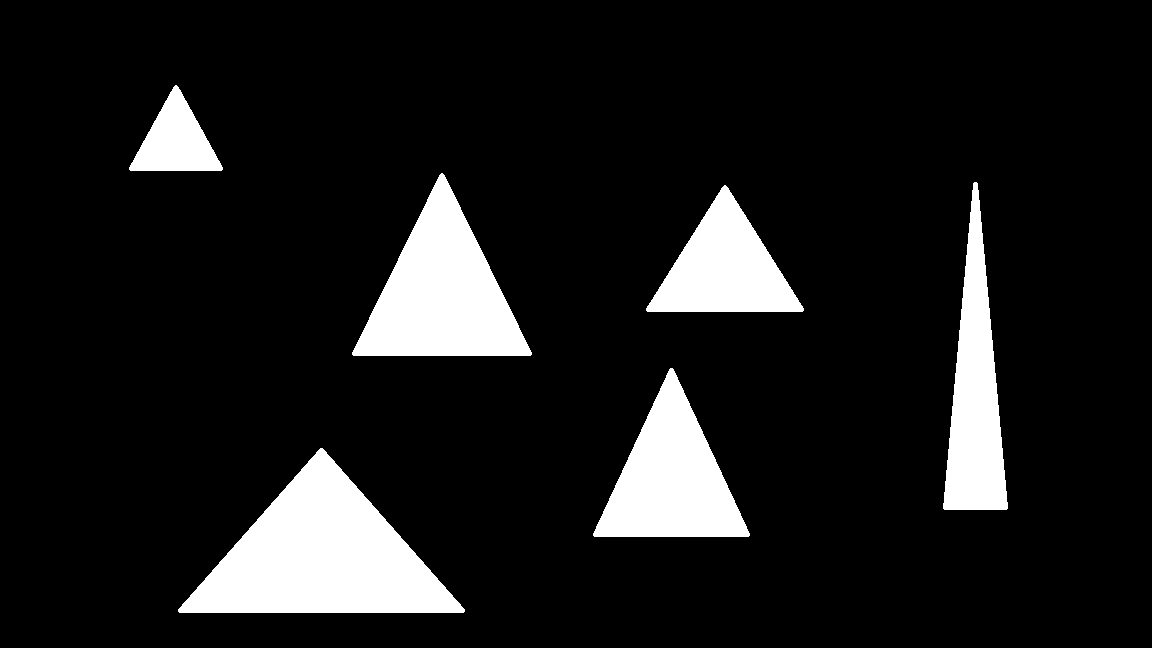
#> input picture Dataset/Triangles/Inverted/1.png, 1152 x 648 px, found by its file name; its folder holds 4 pictures in this run
$ jupyter execute build_dataset.ipynb
#> lines starting #> are read from the running program, lines starting #| are printed output that depends on the picture; after the words box and inside, x2 and y2 are one past the last pixel; in counts of white or black regions, pixels touching at a corner belong together
[cell 1]
import cv2 as cv
import os

[cell 2]
def resize(img, scale = 0.1):
    width = int(img.shape[1] * scale)
    height = int(img.shape[0] * scale)
    dimensions = (width, height)
    return cv.resize(img, dimensions, interpolation=cv.INTER_AREA)

[cell 3]
img_DIR = r"B:\Projects\Neural Networks\Dataset\Triangles\Inverted"
final_DIR = r"B:\Projects\Neural Networks\Dataset\Triangles\Inverted\Binary"

[cell 4]
img_list = os.listdir(img_DIR)
print(img_list)
print(len(img_list))
for p in range(len(img_DIR)):
    try:
        if p == len(img_list):
            break
        img = cv.imread(os.path.join(img_DIR, img_list[p]))
#> img is the input picture: shape (648, 1152, 3); 10.9% white; 6 white regions, box (x1, y1, x2, y2) and area: (178, 448, 465, 613) 24345, (352, 173, 532, 356) 17008, (593, 368, 750, 537) 13765, (943, 182, 1008, 510) 11467, (646, 185, 804, 312) 10448, (129, 85, 223, 171) 4311
        img_resize = resize(img)
#> in resize, `return cv.resize(img, dimensions, interpolation=cv.INTER_AREA)`:
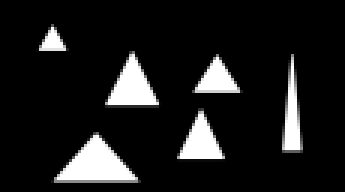
#> returned value: shape (64, 115, 3) (shown 3 times larger); min 0, max 255, mean 27.8
        bin_img = []
        for i in range (len(img_resize)):
            row_list = []
            for j in range(len(img_resize[i])):
                if img_resize[i][j][0] != 0:
                    row_list.append(1)
                else:
                    row_list.append(0)
            bin_img.append(row_list)
#> this loop made 64 passes
#> after the loop, bin_img = 64 items
        file_name = img_list[p].split(".")
        file = open(os.path.join(final_DIR, f"{file_name[0]}.txt"), "w")
        for i in range(len(bin_img)):
            for j in range(len(bin_img[i])):
                file.write(str(bin_img[i][j]))
            """if i != len(bin_img) - 1:
                file.write("b")"""
        file.close()
    except:
        print(f"Not an image: {img_list[p]}")
        print("Skipped...")
#> pass 2 of the loop `for p in range(len(img_DIR)):`:
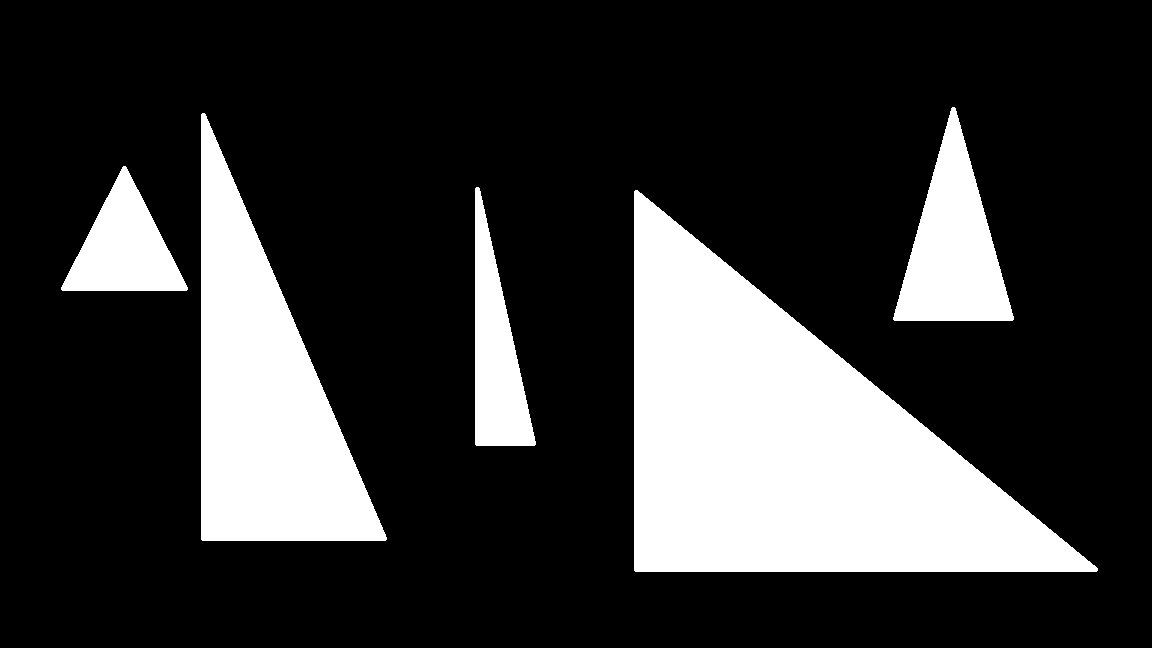
#> input picture Dataset/Triangles/Inverted/10.png, 1152 x 648 px, found by its file name
#> img is the input picture: shape (648, 1152, 3); 21.6% white; 5 white regions, box (x1, y1, x2, y2) and area: (634, 190, 1098, 572) 90106, (201, 113, 387, 541) 40960, (893, 107, 1014, 321) 13511, (475, 187, 536, 446) 8571, (61, 166, 188, 291) 8316
#> in resize (call 2), `return cv.resize(img, dimensions, interpolation=cv.INTER_AREA)`:
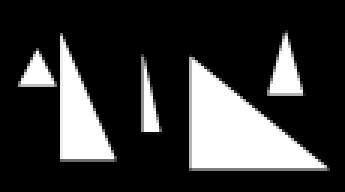
#> returned value: shape (64, 115, 3) (shown 3 times larger); min 0, max 255, mean 55.2
#> the loop `for i in range (len(img_resize)):` made 64 passes
#> the loop `for i in range(len(bin_img)):` made 64 passes
